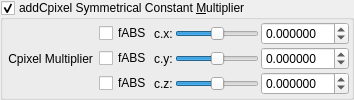
    <widget class="MyGroupBox" name="groupCheck_transf_addCpixel_enabled_false">
     <property name="toolTip">
      <string>&lt;html&gt;&lt;head/&gt;&lt;body&gt;&lt;p&gt;Cpixel is CVector3 c = ( c.x, c.y, c.z). It is each original point (pixel) in 3D space where the iteration starts from, ( c = original z for each point .) It is commonly found in formula structures z = f(z) + c.&lt;/p&gt;&lt;p&gt;The Cpixel multiplier effectively scales this point &amp;quot;c&amp;quot; towards the origin.&lt;/p&gt;&lt;p&gt;This transform allows the addition or subtraction of Cpixel, dependent on whether z is postive or negative.&lt;/p&gt;&lt;p&gt;e.g if &lt;span style=&quot; font-style:italic;&quot;&gt;z.x&lt;/span&gt; is positive then &lt;span style=&quot; font-style:italic;&quot;&gt;fabs(c.x)&lt;/span&gt; is added, if &lt;span style=&quot; font-style:italic;&quot;&gt;z.x&lt;/span&gt; is negative then &lt;span style=&quot; font-style:italic;&quot;&gt;fabs(c)&lt;/span&gt; is subtracted. &lt;/p&gt;&lt;p&gt;Also try negative addCpixel constant multipliers.&lt;/p&gt;&lt;p&gt;If checkBoxes are disabled then Cpixel remains signed.&lt;/p&gt;&lt;p&gt;&lt;br/&gt;&lt;/p&gt;&lt;/body&gt;&lt;/html&gt;</string>
     </property>
     <property name="title">
      <string>addCpixel Symmetrical Constant &amp;Multiplier </string>
     </property>
     <property name="checkable">
      <bool>true</bool>
     </property>
     <layout class="QVBoxLayout" name="verticalLayout_49">
      <property name="spacing">
       <number>2</number>
      </property>
      <property name="leftMargin">
       <number>2</number>
      </property>
      <property name="topMargin">
       <number>2</number>
      </property>
      <property name="rightMargin">
       <number>2</number>
      </property>
      <property name="bottomMargin">
       <number>2</number>
      </property>
      <item>
       <layout class="QGridLayout" name="gridLayout_23">
        <property name="spacing">
         <number>2</number>
        </property>
        <item row="1" column="2">
         <widget class="QLabel" name="label_110">
          <property name="text">
           <string>c.y:</string>
          </property>
         </widget>
        </item>
        <item row="0" column="4">
         <widget class="MyDoubleSpinBox" name="spinbox3_transf_constant_multiplier_000_x">
          <property name="sizePolicy">
           <sizepolicy hsizetype="Minimum" vsizetype="Maximum">
            <horstretch>0</horstretch>
            <verstretch>0</verstretch>
           </sizepolicy>
          </property>
          <property name="prefix">
           <string/>
          </property>
          <property name="suffix">
           <string/>
          </property>
          <property name="decimals">
           <number>6</number>
          </property>
          <property name="minimum">
           <double>-99.989999999999995</double>
          </property>
          <property name="maximum">
           <double>99.989999999999995</double>
          </property>
          <property name="singleStep">
           <double>0.100000000000000</double>
          </property>
         </widget>
        </item>
        <item row="0" column="2">
         <widget class="QLabel" name="label_109">
          <property name="text">
           <string>c.x:</string>
          </property>
         </widget>
        </item>
        <item row="1" column="4">
         <widget class="MyDoubleSpinBox" name="spinbox3_transf_constant_multiplier_000_y">
          <property name="sizePolicy">
           <sizepolicy hsizetype="Minimum" vsizetype="Maximum">
            <horstretch>0</horstretch>
            <verstretch>0</verstretch>
           </sizepolicy>
          </property>
          <property name="prefix">
           <string/>
          </property>
          <property name="suffix">
           <string/>
          </property>
          <property name="decimals">
           <number>6</number>
          </property>
          <property name="minimum">
           <double>-99.989999999999995</double>
          </property>
          <property name="maximum">
           <double>99.989999999999995</double>
          </property>
          <property name="singleStep">
           <double>0.100000000000000</double>
          </property>
         </widget>
        </item>
        <item row="2" column="4">
         <widget class="MyDoubleSpinBox" name="spinbox3_transf_constant_multiplier_000_z">
          <property name="sizePolicy">
           <sizepolicy hsizetype="Minimum" vsizetype="Maximum">
            <horstretch>0</horstretch>
            <verstretch>0</verstretch>
           </sizepolicy>
          </property>
          <property name="prefix">
           <string/>
          </property>
          <property name="suffix">
           <string/>
          </property>
          <property name="decimals">
           <number>6</number>
          </property>
          <property name="minimum">
           <double>-99.989999999999995</double>
          </property>
          <property name="maximum">
           <double>99.989999999999995</double>
          </property>
          <property name="singleStep">
           <double>0.100000000000000</double>
          </property>
         </widget>
        </item>
        <item row="2" column="2">
         <widget class="QLabel" name="label_111">
          <property name="text">
           <string>c.z:</string>
          </property>
         </widget>
        </item>
        <item row="0" column="3">
         <widget class="QSlider" name="slider3_transf_constant_multiplier_000_x">
          <property name="sizePolicy">
           <sizepolicy hsizetype="Expanding" vsizetype="Maximum">
            <horstretch>0</horstretch>
            <verstretch>0</verstretch>
           </sizepolicy>
          </property>
          <property name="minimum">
           <number>-10000000</number>
          </property>
          <property name="maximum">
           <number>10000000</number>
          </property>
          <property name="value">
           <number>0</number>
          </property>
          <property name="sliderPosition">
           <number>0</number>
          </property>
          <property name="orientation">
           <enum>Qt::Horizontal</enum>
          </property>
         </widget>
        </item>
        <item row="2" column="1">
         <widget class="QCheckBox" name="checkBox_transf_function_enabledz">
          <property name="text">
           <string>fABS</string>
          </property>
         </widget>
        </item>
        <item row="1" column="3">
         <widget class="QSlider" name="slider3_transf_constant_multiplier_000_y">
          <property name="sizePolicy">
           <sizepolicy hsizetype="Expanding" vsizetype="Maximum">
            <horstretch>0</horstretch>
            <verstretch>0</verstretch>
           </sizepolicy>
          </property>
          <property name="minimum">
           <number>-10000000</number>
          </property>
          <property name="maximum">
           <number>10000000</number>
          </property>
          <property name="value">
           <number>0</number>
          </property>
          <property name="sliderPosition">
           <number>0</number>
          </property>
          <property name="orientation">
           <enum>Qt::Horizontal</enum>
          </property>
         </widget>
        </item>
        <item row="0" column="1">
         <widget class="QCheckBox" name="checkBox_transf_function_enabledx">
          <property name="text">
           <string>fABS</string>
          </property>
         </widget>
        </item>
        <item row="2" column="3">
         <widget class="QSlider" name="slider3_transf_constant_multiplier_000_z">
          <property name="sizePolicy">
           <sizepolicy hsizetype="Expanding" vsizetype="Maximum">
            <horstretch>0</horstretch>
            <verstretch>0</verstretch>
           </sizepolicy>
          </property>
          <property name="minimum">
           <number>-10000000</number>
          </property>
          <property name="maximum">
           <number>10000000</number>
          </property>
          <property name="value">
           <number>0</number>
          </property>
          <property name="sliderPosition">
           <number>0</number>
          </property>
          <property name="orientation">
           <enum>Qt::Horizontal</enum>
          </property>
         </widget>
        </item>
        <item row="1" column="1">
         <widget class="QCheckBox" name="checkBox_transf_function_enabledy">
          <property name="text">
           <string>fABS</string>
          </property>
         </widget>
        </item>
        <item row="1" column="0">
         <widget class="QLabel" name="label_112">
          <property name="text">
           <string> Cpixel Multiplier </string>
          </property>
         </widget>
        </item>
       </layout>
      </item>
     </layout>
    </widget>
